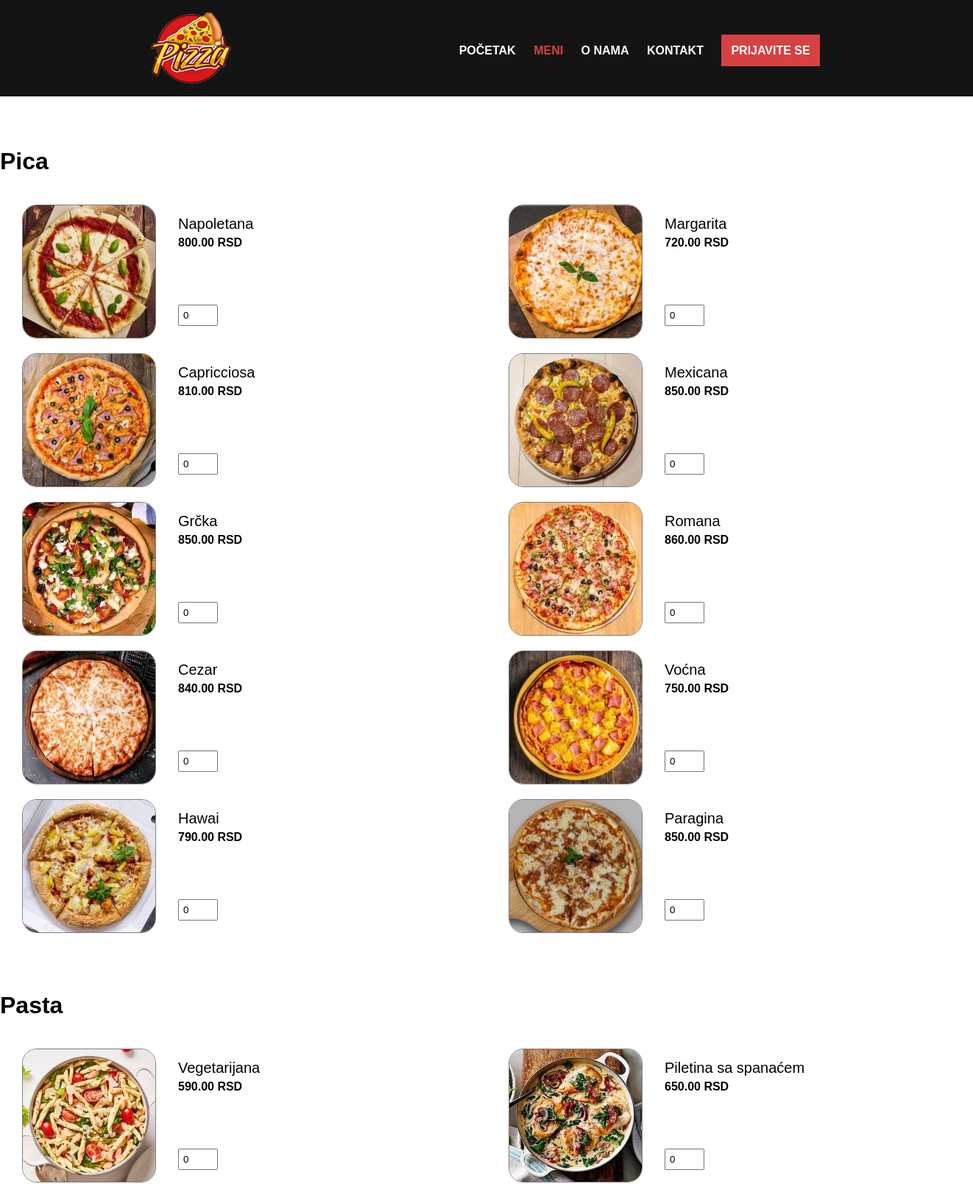
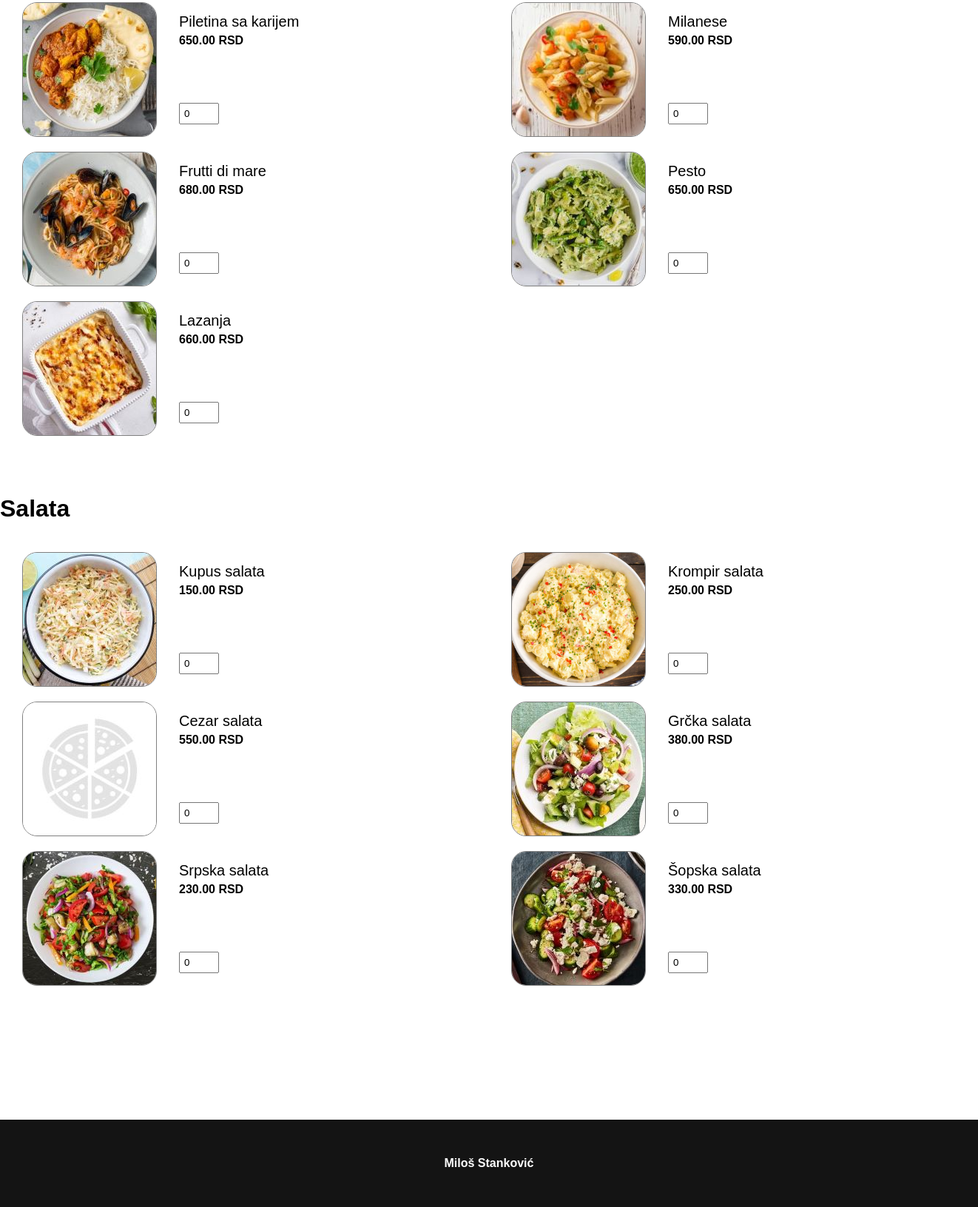
The app's page /index.php?page=menu with its own data (2 pictures, top to bottom).
### tables this page shows
CREATE TABLE `category` (
  `category_id` int(10) UNSIGNED NOT NULL,
  `category_name` varchar(64) NOT NULL
);

CREATE TABLE `food` (
  `food_id` int(10) UNSIGNED NOT NULL,
  `food_name` varchar(64) NOT NULL,
  `food_price` decimal(10,2) UNSIGNED NOT NULL,
  `food_img_path` varchar(256) NOT NULL,
  `category_id` int(10) UNSIGNED NOT NULL
);

### templates/template-menu.php (the view, shortened to what this page needs)
<?php include TEMPLATE_NAV ?>
<form class="menu" action="<?= URL_MENU ?>&action=order" method="post">
    <?php
    $sql = "SELECT *
            FROM `category`
            ORDER BY `category_id`";
    $category_result = mysqli_query($connection, $sql);
    ?>
    <?php while ($category = mysqli_fetch_assoc($category_result)): ?>
        <h1><?= $category["category_name"]; ?></h1>
        <?php
        $category_id = $category["category_id"];
        $sql = "SELECT *
                FROM `food`
                WHERE `category_id` = $category_id";
        $food_result = mysqli_query($connection, $sql);
        ?>
        <div class="menu-category">
        <?php $counter = 0; ?>
        <?php while ($food = mysqli_fetch_assoc($food_result)): ?>
            <?php if ($counter % 2 == 0): ?>
                <div>
            <?php endif ?>
            <?php if (file_exists($food["food_img_path"])): ?>
                <img src="<?= $food["food_img_path"] ?>">
            <?php else : ?>
                <img src="<?= IMG_MENU_PLACEHOLDER ?>">
            <?php endif ?>
            <div class="menu-col">
                <p class="menu-food"><?= $food["food_name"] ?></p>
                <p class="menu-price"><?= $food["food_price"] ?> RSD</p>
                <?php if (!isset($_SESSION["admin_id"])): ?>
                    <?php $food_id = $food["food_id"]; ?>
                    <input class="menu-amount" type="number" name="<?= $food_id ?>" value="0" step="1">
                <?php endif ?>
            </div>
            <?php if ($counter % 2 == 1): ?>
                </div>
            <?php endif ?>
            <?php $counter++; ?>
        <?php endwhile ?>
        <?php if ($counter % 2 == 1): ?>
            <div class="menu-col-one"></div></div>
        <?php endif ?>
        </div>
    <?php endwhile ?>
</form>
<?php include TEMPLATE_FOOTER ?>

### index.php (shortened to what this page needs)
<?php
$page = isset($_GET["page"]) ? $_GET["page"] : '';
$display = "list";
switch ($page) {
    default:
        $module_name = $page;
        break;
}
$module_name = DIR_MODULES . "module-$module_name.php";
if (file_exists($module_name))
    include $module_name;
else
    redirect(URL_E404);
?>

### templates/template-head.php (shortened to what this page needs)
<!DOCTYPE html>
<head>
    <link rel="stylesheet" href="<?= CSS_STYLE ?>"/>
    <link rel="stylesheet" href="https://cdnjs.cloudflare.com/ajax/libs/font-awesome/6.1.1/css/all.min.css"/>
</head>
<body>

### modules/module-menu.php (shortened to what this page needs)
<?php
include TEMPLATE_HEAD;
if ($display == "order") {
	include TEMPLATE_MENU_ORDER;
} else {
	include TAMPLATE_MENU;
}
?>

### templates/template-nav.php (shortened to what this page needs)
<nav>
    <a href="<?= URL_HOME ?>"><img src="<?= IMG_LOGO ?>" alt="pizza logo"></a>
    <div class="nav-menu">
        <ul>
            <li><a href="<?= URL_HOME ?>">POČETAK</a></li>
            <li><a href="<?= URL_MENU ?>">MENI</a></li>
            <li><a href="<?= URL_ABOUT ?>">O NAMA</a></li>
                <li><a href="<?= URL_CONTACT ?>">KONTAKT</a></li>
            <?php if (isset($_SESSION["admin_id"]) || isset($_SESSION["user_id"])): ?>
                <li class="btn-login"><a href="<?= URL_LOGOUT ?>">ODJAVITE SE</a></li>
            <?php else : ?>
                <li class="btn-login"><a href="<?= URL_LOGIN ?>">PRIJAVITE SE</a></li>
            <?php endif ?>
        </ul>
    </div>
</nav>

### templates/template-footer.php
        <div class="footer">
            <p>Miloš Stanković</p>
        </div>
    </body>
</html>

### public/css/style.css (style rules this page uses)
* { margin: 0; padding: 0; font-family: 'Trebuchet MS', sans-serif; }
nav { display: flex; padding: 0.5% 15% 0 15%; justify-content: space-between; align-items: center; background-color: rgb(20, 20, 20); }
.nav-menu { text-align: right; }
.active { color: rgb(214, 65, 65) !important; }
.nav-menu ul li { display: inline-block; padding: 0px 10px; }
.nav-menu ul li a { text-decoration: none; color: white; font-weight: bold; }
.btn-login a { padding: 10px !important; border-style: solid; border-color: rgb(214, 65, 65); background-color: rgb(214, 65, 65); font-weight: bold; }
.footer { padding: 50px 0; margin-top: 100px; background-color: rgb(20, 20, 20); }
.footer p { text-align: center; color: white; font-weight: bold; }
.menu { width: 100%; max-width: 1350px; margin: 20px auto; }
.menu h1 { display: inline-block; padding: 50px 0 20px 0; }
.menu-category { padding-bottom: 30px; }
.menu-category div { display: flex; justify-content: space-between; }
.menu-category div img { width: 180px; height: 180px; border: 1px solid grey; border-radius: 20px; margin: 20px 0 0 30px; }
.menu-col { display: inline !important; width: 50%; margin: 5px 20px; padding: 10px; }
.menu-food { display: inline-block; padding-top: 20px; font-size: 20px; }
.menu-price { padding-top: 5px; font-weight: bold; }
.menu-amount { width: 40px; padding: 5px; margin-top: 75px; }

### records on screen
category: category_name "Pica"
food: food_img_path (picture), food_name "Napoletana", food_price "800.00"
food: food_img_path (picture), food_name "Margarita", food_price "720.00"
food: food_img_path (picture), food_name "Capricciosa", food_price "810.00"
food: food_img_path (picture), food_name "Mexicana", food_price "850.00"
food: food_img_path (picture), food_name "Grčka", food_price "850.00"
food: food_img_path (picture), food_name "Romana", food_price "860.00"
food: food_img_path (picture), food_name "Cezar", food_price "840.00"
food: food_img_path (picture), food_name "Voćna", food_price "750.00"
food: food_img_path (picture), food_name "Hawai", food_price "790.00"
food: food_img_path (picture), food_name "Paragina", food_price "850.00"
category: category_name "Pasta"
food: food_img_path (picture), food_name "Vegetarijana", food_price "590.00"
food: food_img_path (picture), food_name "Piletina sa spanaćem", food_price "650.00"
food: food_img_path (picture), food_name "Piletina sa karijem", food_price "650.00"
food: food_img_path (picture), food_name "Milanese", food_price "590.00"
food: food_img_path (picture), food_name "Frutti di mare", food_price "680.00"
food: food_img_path (picture), food_name "Pesto", food_price "650.00"
food: food_img_path (picture), food_name "Lazanja", food_price "660.00"
category: category_name "Salata"
food: food_img_path (picture), food_name "Kupus salata", food_price "150.00"
food: food_img_path (picture), food_name "Krompir salata", food_price "250.00"
food: food_name "Cezar salata", food_price "550.00"
food: food_img_path (picture), food_name "Grčka salata", food_price "380.00"
food: food_img_path (picture), food_name "Srpska salata", food_price "230.00"
food: food_img_path (picture), food_name "Šopska salata", food_price "330.00"
